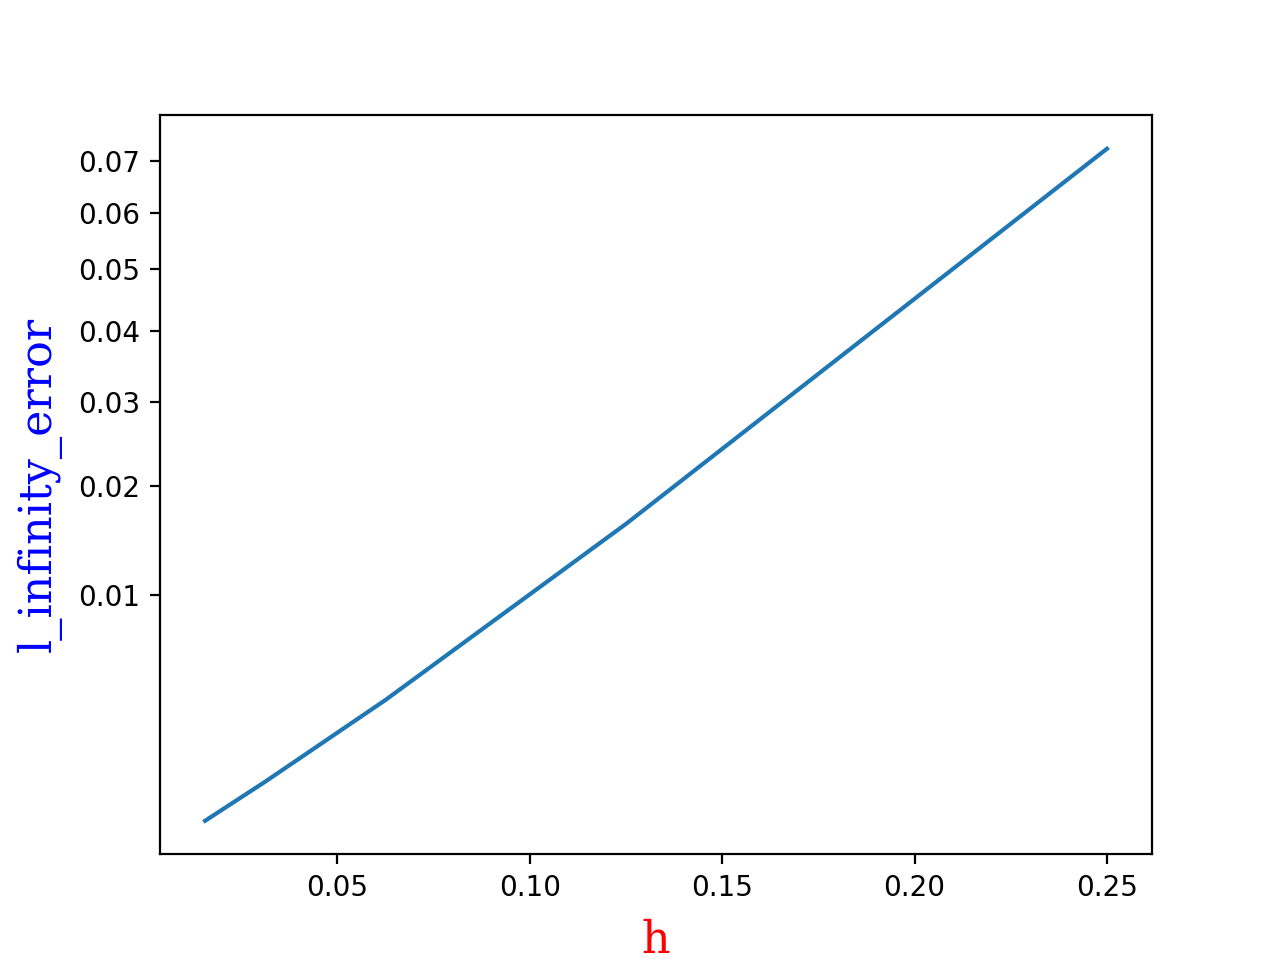

Generate this figure with Python:
import pmsc
import numpy as np
import matplotlib.pyplot as plt

def error_measure_2d(communicator, nodes_per_dim, boundary_function, poisson_function):
    
    grid = pmsc.RegularGrid(communicator,pmsc.Point(0, 0), pmsc.Point(1.0, 1.0), 
                                pmsc.MultiIndex(nodes_per_dim, nodes_per_dim))
    (matrix, vector) = pmsc.assemble_poisson_matrix(grid, poisson_function, boundary_function) 
    x = pmsc.Vector(vector)

    solver = pmsc.CgSolver()
    solver.set_operator(matrix)
    solver.relative_tolerance(1e-15)
    solver.max_iterations(1000)
    solver.absolute_tolerance(0.0)
    solver.setup()
    solver.solve(x, vector)
    gridFunc = pmsc.GridFunction(grid, x)
    
    return pmsc.compute_l_infinity_error(grid, gridFunc, boundary_function)

    
def boundary_function(x):
    return np.sin(np.pi* x[0]) * np.sin(np.pi* x[1]) 

def poisson_function(x):
    return 2* np.pi**2 * np.sin(np.pi* x[0]) * np.sin(np.pi* x[1]) 


pmsc.MPI_Init()

communicator = pmsc.mpi_comm_world()

x = []
y = []
 
for i in range(2,7):                
    y.append(error_measure_2d(communicator, 2**i, boundary_function, poisson_function))
    x.append(2**(i*-1))
    

def forward(x):
    return x**(1/2)
def inverse(x):
    return x**2


plt.plot(x,y) 
plt.xlabel("h", family='serif', color='r',weight='normal', size = 16,labelpad = 6)
plt.ylabel("l_infinity_error", family='serif', color='b',weight='normal', size = 16,labelpad = 6)
plt.yscale('function', functions=(forward,inverse))
plt.show()

pmsc.MPI_Finalize()
